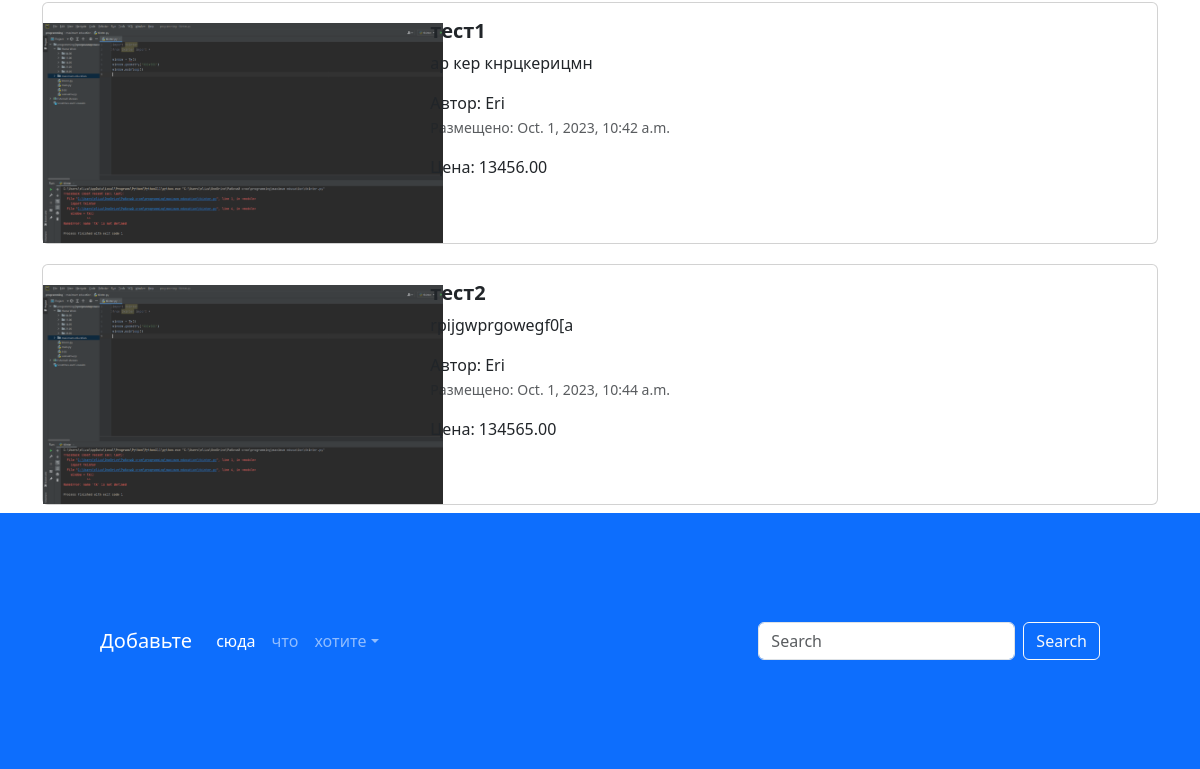
Before: / (lower part) with the older database file.
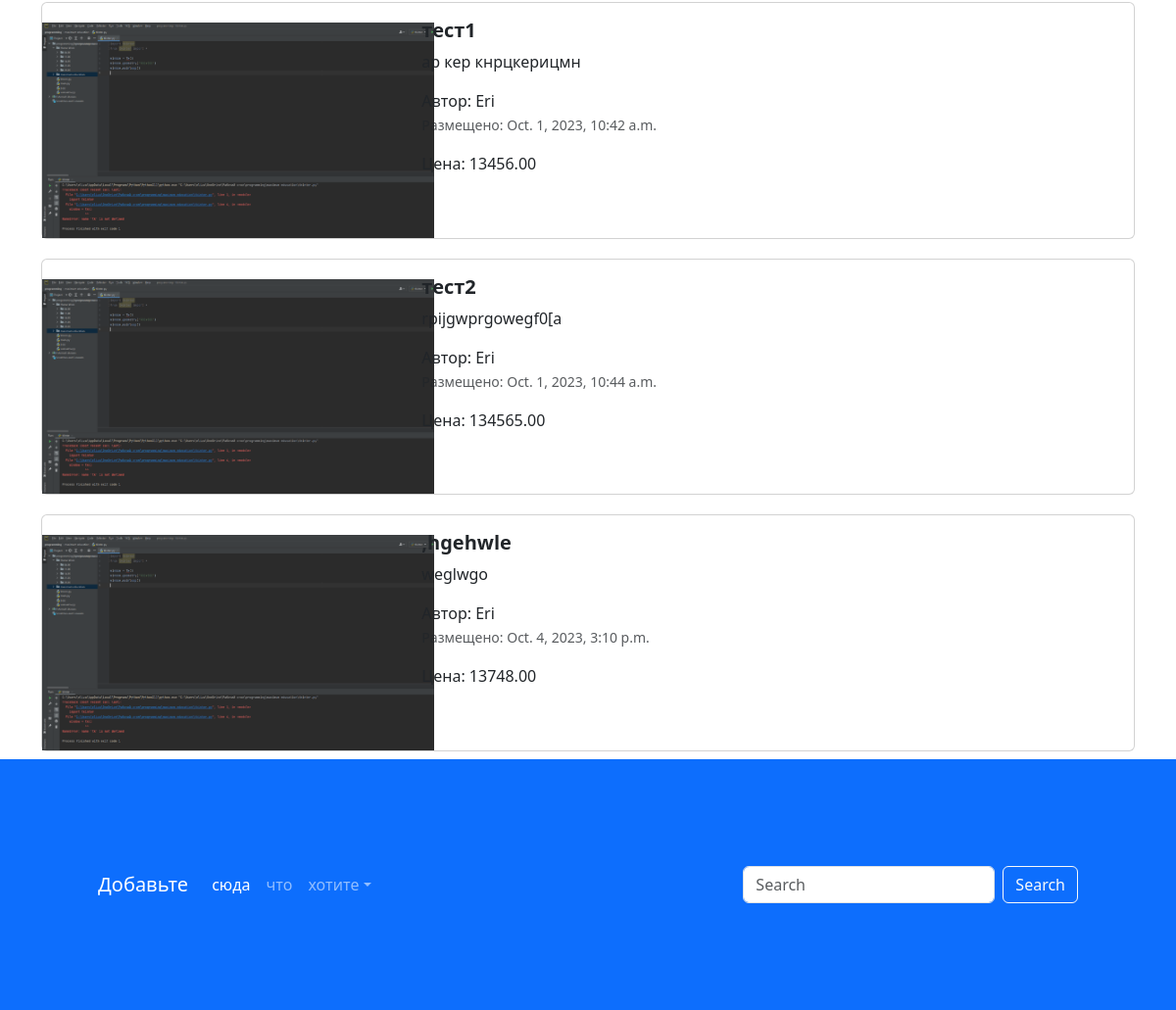
After: the same page with the newer database file.
### app_advertisements/models.py (models this page shows)
class Advertisement(models.Model):
    title = models.CharField('заголовок', max_length=128)
    description = models.TextField('описание')
    price = models.DecimalField('цена', max_digits=10, decimal_places=2)
    auction = models.BooleanField('торг', help_text='Отметьте, если торг уместен')
    created_at = models.DateTimeField(auto_now_add=True)
    updated_at = models.DateTimeField(auto_now=True)
    user = models.ForeignKey(User, verbose_name='пользователь', on_delete=models.CASCADE)
    image = models.ImageField('изображение', upload_to='advertisements/')

### app_advertisements/views.py (the view)
# urls.py: path('', index, name='main-page'),
def index(request):
    advertisements = Advertisement.objects.all()
    context = {'advertisements': advertisements}
    return render(request, 'app_advertisements/index.html', context)

### templates/app_advertisements/index.html (shortened to what this page needs)
{% extends 'base.html' %}
{% load static %}
{% block content %}
<div class="container">
  {% for adv in advertisements %}
  <div class="col">
    <div class="card mb-2" style="max-width: 1200px; margin-top: 20px;">
      <div class="row g-0">
        <div class="col-md-4">
          <a href="advertisement.html" class="nav-link">
            <img src="{% if adv.image %} {{ adv.image.url }} {% endif %}" style="max-width: 400px; margin-top: 20px;">
          </a>
        </div>
        <div class="col-md-8">
          <div class="card-body">
            <h5 class="card-title">
              <a href="advertisement.html" class="nav-link"><strong>{{ adv.title }}</strong></a>
            </h5>
            <a href="advertisement.html" class="nav-link">
              <p class="card-text">
                {{ adv.description }}
              </p>
              <span>Автор: {{ adv.user }}</span>
              <p class="card-text"><small class="text-muted">Размещено: {{ adv.created_at }}</small></p>
              <span>Цена: {{ adv.price }}</span>
            </a>
          </div>
        </div>
      </div>
    </div>
  </div>
  {% endfor %}
</div>
<footer style="padding: 100px;" class="bg-primary">
  <nav class="navbar navbar-expand-sm navbar-dark">
    <a class="navbar-brand" href="#">Добавьте</a>
    <div class="collapse navbar-collapse" id="collapsibleNavId">
      <ul class="navbar-nav me-auto mt-2 mt-lg-0">
        <li class="nav-item">
          <a class="nav-link active" href="#" aria-current="page">сюда</a>
        </li>
        <li class="nav-item">
          <a class="nav-link" href="#">что</a>
        </li>
        <li class="nav-item dropdown">
          <a class="nav-link dropdown-toggle" href="#" id="dropdownId" data-bs-toggle="dropdown" aria-haspopup="true"
             aria-expanded="false">хотите</a>
        </li>
      </ul>
      <form class="d-flex my-2 my-lg-0">
        <input class="form-control me-sm-2" type="text" placeholder="Search">
        <button class="btn btn-outline-light my-2 my-sm-0" type="submit">Search</button>
      </form>
    </div>
  </nav>
</footer>
{% endblock %}

Changed rows visible on the page:
added Advertisement: image (picture), title ",hgehwle", description "weglwgo", user "Eri", created_at "Oct. 4, 2023, 3:10 p.m.", price "13748.00"
